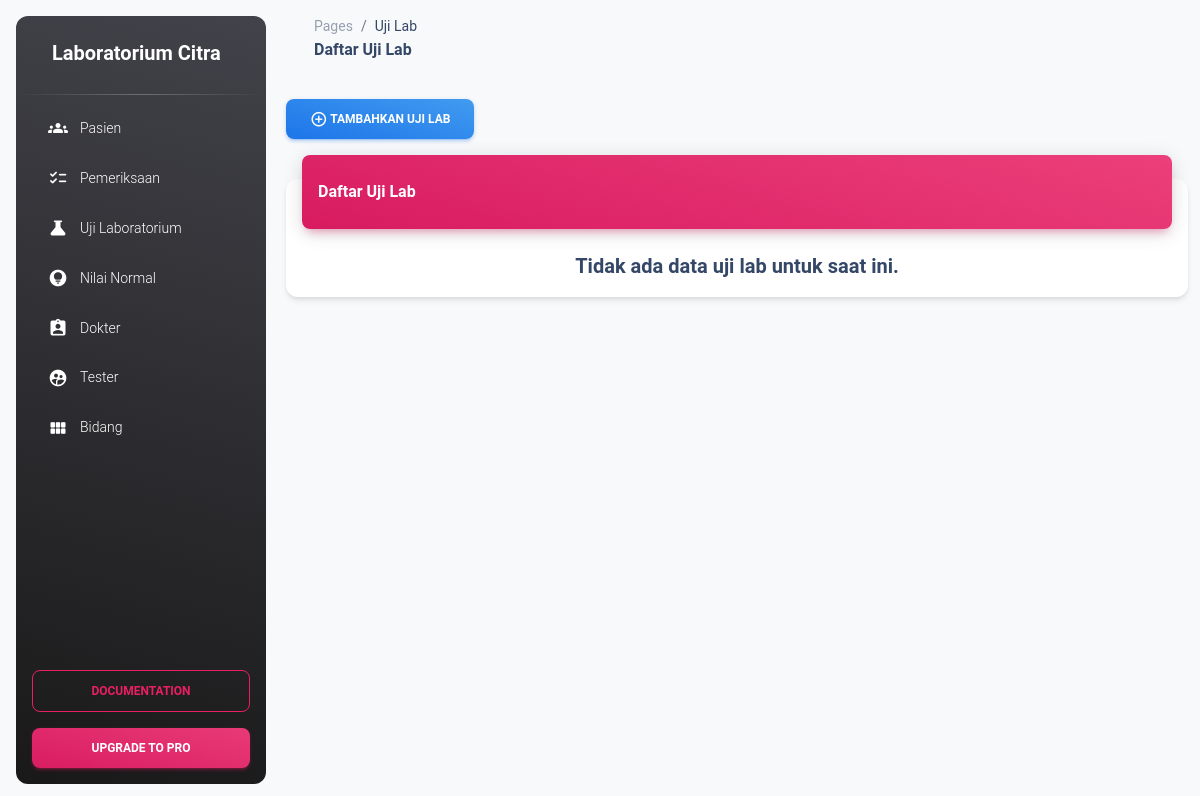
The app's page /ujilab/, older data.
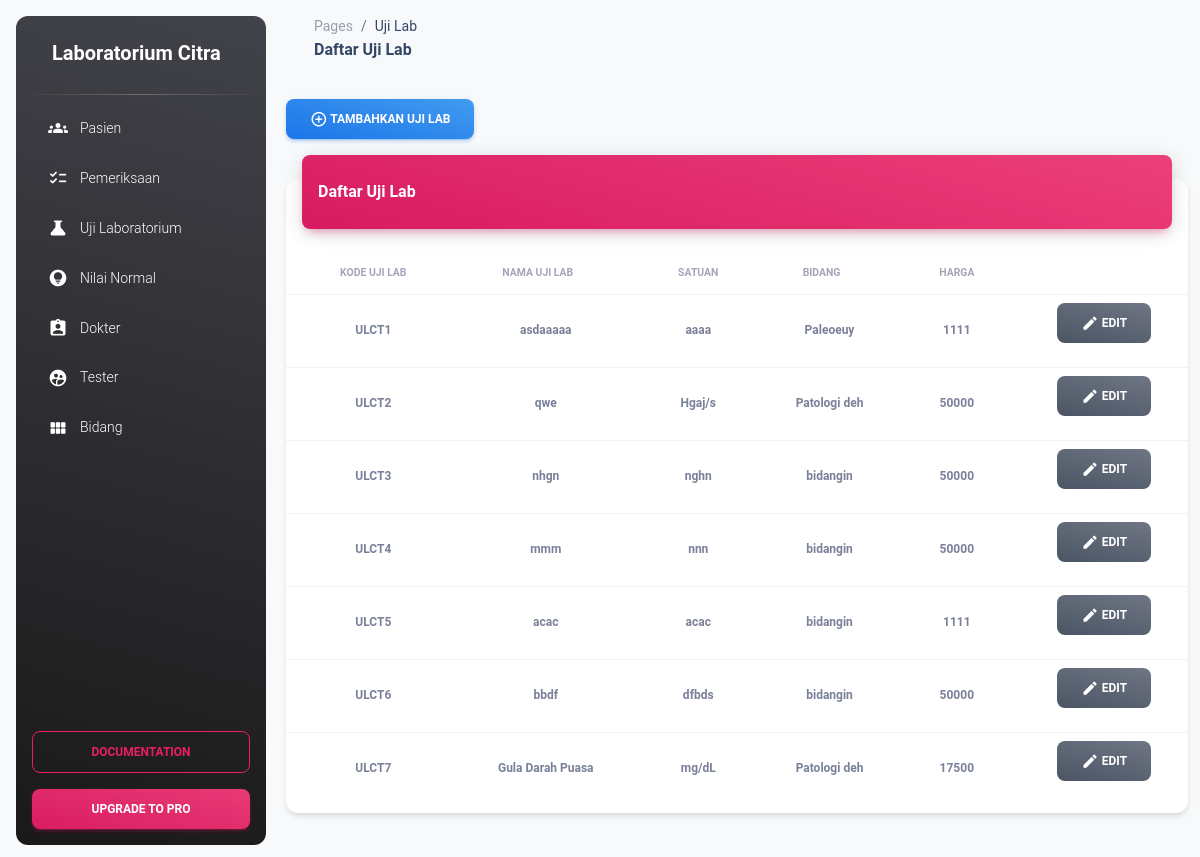
The same page, newer data.
### uji_lab/models.py (models this page shows)
class UjiLab(models.Model):
    uid = models.CharField(max_length=100)
    nama = models.CharField(max_length=100)
    satuan = models.CharField(max_length=250)
    id_bidang = models.CharField(max_length=100)
    harga = models.IntegerField(default=0)

### bidang/models.py (models this page shows)
class Bidang(models.Model):
    uid = models.CharField(max_length=100)
    nama = models.CharField(max_length=100)

### uji_lab/views.py (the view)
# urls.py: path('', all_uji_lab, name='all_uji_lab'),
def all_uji_lab(request):
    tmp = UjiLab.objects.all()
    bidang = Bidang.objects.all()
    flag_null = True
    if tmp.count() != 0:
        flag_null = False
    response["labs"] = tmp
    response["bidangs"] = bidang
    response["flag_null"] = flag_null
    return render(request, 'lp_uji_lab.html', response)

### uji_lab/templates/lp_uji_lab.html (shortened to what this page needs)
{% extends 'layout/base.html' %}
{% load static %}
{% block navbar_link %}
  Uji Lab
{% endblock navbar_link %}
{% block navbar_title %}
 Daftar Uji Lab
{% endblock navbar_title %}
{% block content %}
    <div>
      <div>
        <button type="button" class="btn btn-block bg-gradient-info mb-3" data-bs-toggle="modal" data-bs-target="#modal-form-nilai-normal">
            <i class="material-icons opacity-10">add_circle_outline</i><span> Tambahkan Uji Lab</span></button>
      </div>
        <div class="row">
            <div class="col-12">
              <div class="card my-4">
                <div class="card-header p-0 position-relative mt-n4 mx-3 z-index-2">
                  <div class="bg-gradient-primary shadow-primary border-radius-lg pt-4 pb-3">
                    <h6 class="text-white text-capitalize ps-3">Daftar Uji Lab</h6>
                  </div>
                </div>
                <div class="card-body px-0 pb-2">
                    {% if flag_null %}
                    <div class="h5 text-center">
                        Tidak ada data uji lab untuk saat ini.
                    </div>
                    {% else %}
                  <div class="table-responsive p-0">
                    <table id="pasienTable" class="table align-items-center mb-0 table-paginate" cellspacing="0">
                      <thead>
                        <tr>
                          <th class="text-uppercase text-secondary text-xxs font-weight-bolder opacity-7 text-center">Kode Uji Lab</th>
                          <th class="text-uppercase text-secondary text-xxs font-weight-bolder opacity-7 ps-2 text-center">Nama Uji Lab</th>
                          <th class="text-uppercase text-secondary text-xxs font-weight-bolder opacity-7 text-center">Satuan</th>
                          <th class="text-uppercase text-secondary text-xxs font-weight-bolder opacity-7 ps-2 text-center">Bidang</th>
                          <th class="text-center text-uppercase text-secondary text-xxs font-weight-bolder opacity-7 text-center">Harga</th>
                          <th class="text-secondary opacity-7"></th>
                        </tr>
                      </thead>
                      <tbody>
                        {% for data in labs %}
                        <tr class="text-center">
                          <td class="text-center">
                            <p class="text-xs font-weight-bold mb-0">{{data.uid}}</p>
                          </td>
                          <td class="text-center">
                            <p class="text-xs font-weight-bold mb-0">{{data.nama}}</p>
                          </td>
                          <td>
                            <p class="text-xs font-weight-bold mb-0">{{data.satuan}}</p>
                          </td>
                          <td>
                            <p class="text-xs font-weight-bold mb-0">
                                {% for tmp in bidangs %}
                                {% if tmp.uid == data.id_bidang %}
                                    {{tmp.nama}}
                                {% endif %}
                                {% endfor %}
                                </p>
                          </td>
                          <td>
                            <p class="text-xs font-weight-bold mb-0">{{data.harga}}</p>
                          </td>
                          <td class="align-middle text-center">
                            <div>
                              <button type="button" class="btn btn-block bg-gradient-secondary mb-3" data-bs-toggle="modal" data-bs-target="#modal-edit-{{data.uid}}">
                                  <i class="material-icons opacity-10">edit</i><span> edit</span></button>
                            </div>
                          </td>
                        </tr>
                        {% endfor %}
                      </tbody>
                    </table>
                  </div>
                  {% endif %}
                </div>
              </div>
            </div>
          </div>
    </div>
{% endblock content %}

Row changes from the older to the newer data that the page shows:
added UjiLab: uid "ULCT1", nama "asdaaaaa", satuan "aaaa", harga "1111"
added Bidang: nama "Paleoeuy", shown under "ULCT1"
added UjiLab: uid "ULCT2", nama "qwe", satuan "Hgaj/s", harga "50000"
added Bidang: nama "Patologi deh"
added UjiLab: uid "ULCT3", nama "nhgn", satuan "nghn", harga "50000"
added Bidang: nama "bidangin"
added UjiLab: uid "ULCT4", nama "mmm", satuan "nnn", harga "50000"
added UjiLab: uid "ULCT5", nama "acac", satuan "acac", harga "1111"
added UjiLab: uid "ULCT6", nama "bbdf", satuan "dfbds", harga "50000"
added UjiLab: uid "ULCT7", nama "Gula Darah Puasa", satuan "mg/dL", harga "17500"
Text that changed along with them:
text no longer shown: "Tidak ada data uji lab untuk saat ini."
text now shown: "KODE UJI LAB NAMA UJI LAB SATUAN BIDANG HARGA"
